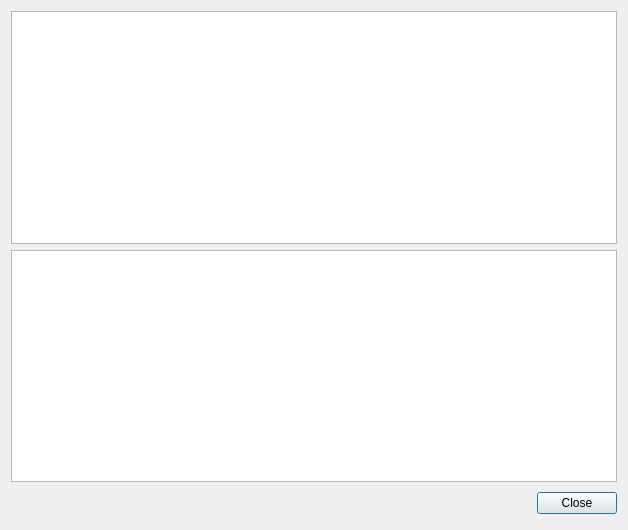
<?xml version="1.0" encoding="UTF-8"?>
<ui version="4.0">
 <class>ActivitiesRoomsStatisticsForm_template</class>
 <widget class="QDialog" name="ActivitiesRoomsStatisticsForm_template">
  <property name="geometry">
   <rect>
    <x>0</x>
    <y>0</y>
    <width>628</width>
    <height>530</height>
   </rect>
  </property>
  <property name="windowTitle">
   <string extracomment="Title of dialog. Refers to the statistics of each activity's possible rooms">Activities rooms statistics</string>
  </property>
  <layout class="QGridLayout" name="gridLayout">
   <item row="1" column="0">
    <widget class="QPlainTextEdit" name="certainlyPlainTextEdit"/>
   </item>
   <item row="3" column="0">
    <layout class="QHBoxLayout">
     <property name="spacing">
      <number>6</number>
     </property>
     <property name="margin">
      <number>0</number>
     </property>
     <item>
      <spacer>
       <property name="orientation">
        <enum>Qt::Horizontal</enum>
       </property>
       <property name="sizeHint" stdset="0">
        <size>
         <width>131</width>
         <height>31</height>
        </size>
       </property>
      </spacer>
     </item>
     <item>
      <widget class="QPushButton" name="closeButton">
       <property name="text">
        <string>Close</string>
       </property>
      </widget>
     </item>
    </layout>
   </item>
   <item row="2" column="0">
    <widget class="QPlainTextEdit" name="possiblyPlainTextEdit"/>
   </item>
  </layout>
 </widget>
 <resources/>
 <connections/>
</ui>
